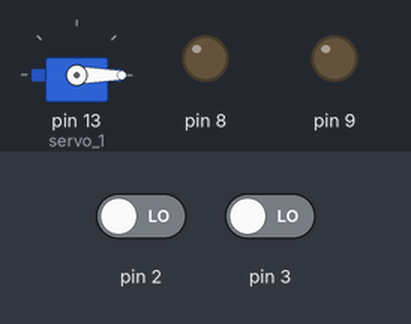
This sketch was run on a simulated Arduino Uno, built with avr-gcc and run on an emulated ATmega328P. Parts: servo, output pins drawn as LEDs (lit = HIGH). The inputs (shaded band) are chosen by the test bench; at power-on: pin 2 LOW, pin 3 LOW.

Above: at 1.2 s.
1.3 s: pin 2 driven HIGH
At 2.5 s:
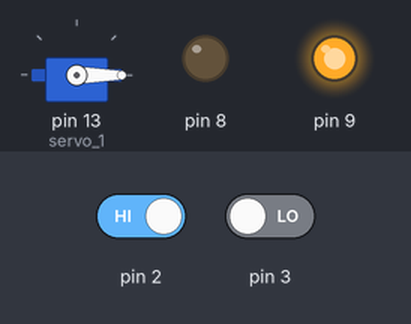
2.8 s: pin 2 driven LOW and pin 3 driven HIGH
At 3.8 s:
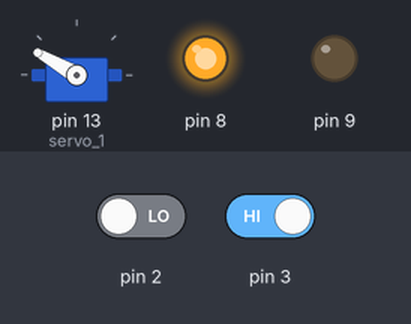
Timing chart, 0 to 5.8 s (numbered marks = the images above; inputs shaded):
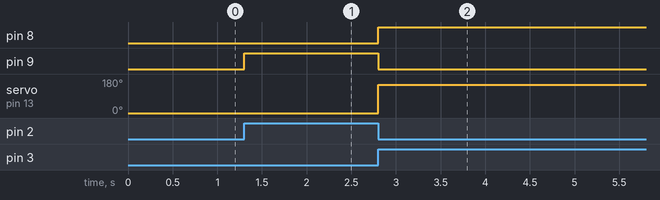

The sketch:

servomotor.ino
```cpp
#include <Servo.h>

Servo servo_1;

int buttonState = 0;

void setup()
{

  pinMode(A0, INPUT);

  pinMode(2, INPUT);
  pinMode(3, INPUT);


  pinMode(8, OUTPUT);
  pinMode(9, OUTPUT);

  servo_1.attach(13);
  servo_1.write(0);

}

void loop() {
  int buttonState2 = digitalRead(2);
  int buttonState3 = digitalRead(3);

  if (buttonState2 == HIGH) {
    servo_1.write(0);

    digitalWrite(9,HIGH);
    digitalWrite(8,LOW);

  } else if(buttonState3 == HIGH){
    servo_1.write(150);
    digitalWrite(8,HIGH);
    digitalWrite(9,LOW);

  }


}
```

Measured:
- after the input at 1.3 s, pin 9: LOW → HIGH at once
- after the input at 2.8 s, pin 8: LOW → HIGH at once; pin 9: HIGH → LOW at once; servo on pin 13 (servo_1): 0° → 150° at once
